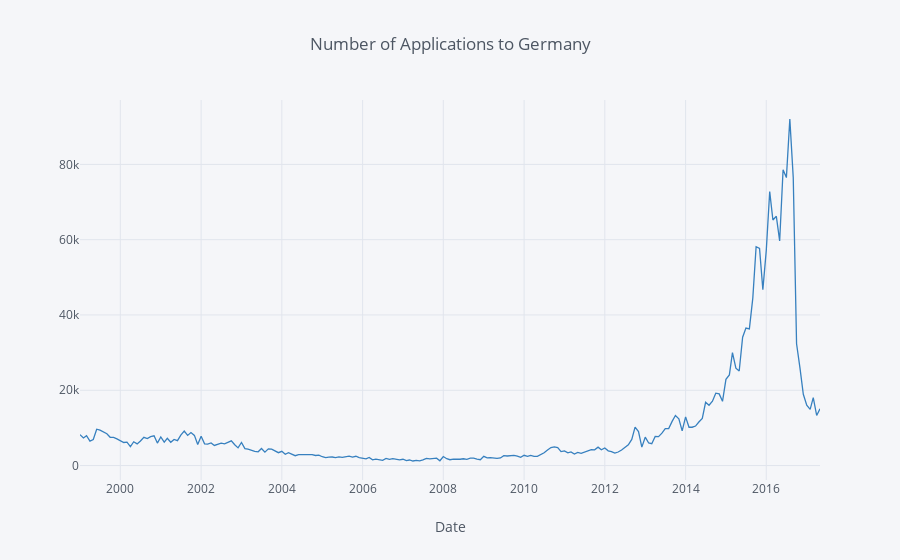

Source (notebook cell):
### Markdown cell above
## Dynamic Visualization

### Code cell
data_df \
    .query('Country == "Germany"') \
    .groupby('Date') \
    .agg({'Value': np.sum}) \
    .iplot(
        title='Number of Applications to Germany', 
        xTitle='Date', 
        color='blue'
    )

### Figure 1 — Plotly figure (JSON) as saved in the notebook; plotly's stock layout.template omitted (floating-point values rounded to 4 significant figures; data arrays with more than 128 entries replaced by an {"elided": "..."} marker saying what was removed)
{"data": [{"line": {"color": "rgba(55, 128, 191, 1.0)", "dash": "solid", "shape": "linear", "width": 1.3}, "mode": "lines", "name": "Value", "text": "", "type": "scatter", "uid": "e30def3e-6fb2-403a-831c-ab85271659fa", "x": {"elided": "221 str values"}, "y": {"elided": "221 int values"}}], "layout": {"legend": {"bgcolor": "#F5F6F9", "font": {"color": "#4D5663"}}, "paper_bgcolor": "#F5F6F9", "plot_bgcolor": "#F5F6F9", "title": {"font": {"color": "#4D5663"}, "text": "Number of Applications to Germany"}, "xaxis": {"gridcolor": "#E1E5ED", "showgrid": true, "tickfont": {"color": "#4D5663"}, "title": {"font": {"color": "#4D5663"}, "text": "Date"}, "zerolinecolor": "#E1E5ED"}, "yaxis": {"gridcolor": "#E1E5ED", "showgrid": true, "tickfont": {"color": "#4D5663"}, "title": {"font": {"color": "#4D5663"}, "text": ""}, "zerolinecolor": "#E1E5ED"}}}
